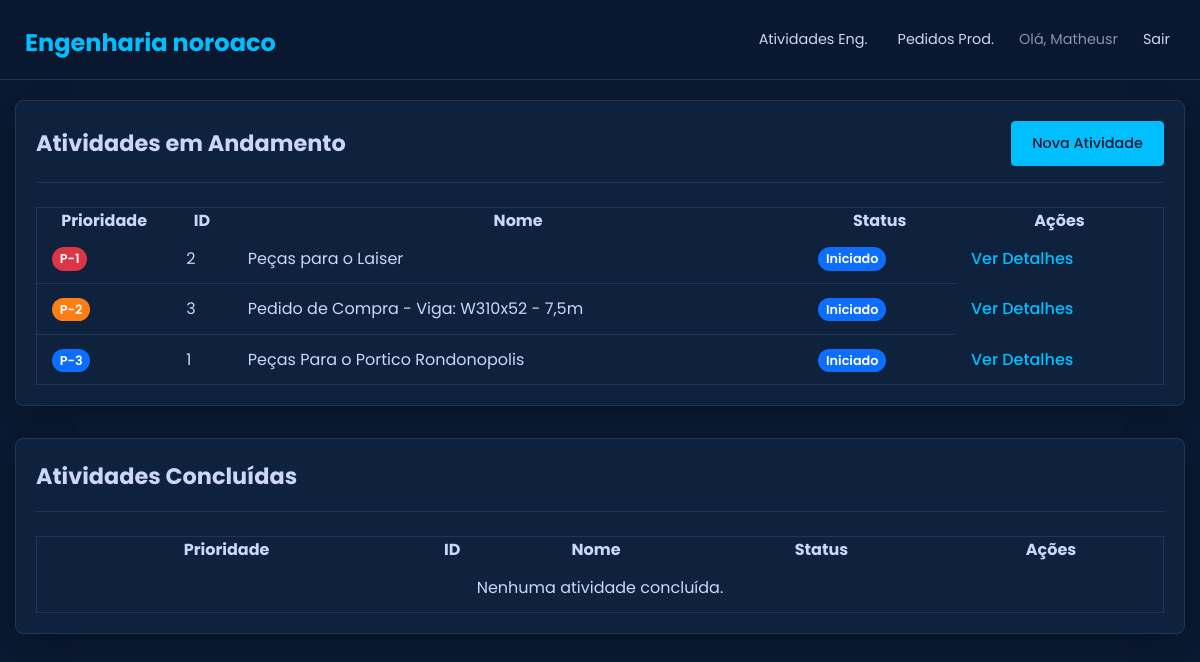
Screenshot of /atividades (signed in) with the database file from the repository.
### app.py (models this page shows)
class User(db.Model, UserMixin):
    __tablename__ = 'user'
    id = db.Column(db.Integer, primary_key=True)
    login = db.Column(db.String(80), unique=True, nullable=False)
    nome = db.Column(db.String(150), nullable=False)
    senha_hash = db.Column(db.String(200), nullable=False)
    is_admin = db.Column(db.Boolean, default=False, nullable=False)

class Atividade(db.Model):
    __tablename__ = 'atividade'
    id = db.Column(db.Integer, primary_key=True)
    nome_atividade = db.Column(db.String(200), nullable=False)
    prioridade = db.Column(db.String(10), nullable=False, default='P-3')
    imagem_anexo = db.Column(db.String(100), nullable=True)
    observacoes = db.Column(db.Text, nullable=True)
    data_criacao = db.Column(db.DateTime, nullable=False, default=datetime.utcnow)
    centro_de_custo = db.Column(db.String(100), nullable=False)
    status = db.Column(db.String(50), nullable=False, default='Iniciado')
    responsavel_atual = db.Column(db.String(150), nullable=False)
    pedido = db.Column(db.String(100), nullable=True)
    local_de_entrega = db.Column(db.String(200), nullable=True)
    solicitante = db.Column(db.String(150), nullable=True)
    obra_destino = db.Column(db.String(200), nullable=True)
    historico = db.relationship('HistoricoModificacao', backref='atividade', lazy=True, cascade="all, delete-orphan", order_by='desc(HistoricoModificacao.data_modificacao)')

### app.py (the view)
@app.route('/atividades')
@login_required
def todas_atividades():
    atividades_em_andamento = Atividade.query.filter(Atividade.status != 'Concluído').order_by(Atividade.prioridade, Atividade.data_criacao.desc()).all()
    atividades_concluidas = Atividade.query.filter(Atividade.status == 'Concluído').order_by(Atividade.data_criacao.desc()).all()
    return render_template('atividades.html', atividades_em_andamento=atividades_em_andamento, atividades_concluidas=atividades_concluidas)

### app.py (called while the page is built)
@login_manager.user_loader
def load_user(user_id):
    return User.query.get(int(user_id))

@app.context_processor
def inject_year():
    return {'current_year': datetime.utcnow().year}

### templates/atividades.html (shortened to what this page needs)
{% extends "base.html" %}
{% block content %}
<div class="card">
    <div class="card-header">
        <h2>Atividades em Andamento</h2>
        <a href="{{ url_for('nova_atividade') }}" class="btn btn-primary">Nova Atividade</a>
    </div>
    <table>
        <thead>
            <tr>
                <th>Prioridade</th>
                <th>ID</th>
                <th>Nome</th>
                <th>Status</th>
                <th>Ações</th>
            </tr>
        </thead>
        <tbody>
            {% for atividade in atividades_em_andamento %}
            <tr>
                <td data-label="Prioridade"><span class="priority-badge priority-{{ atividade.prioridade.lower() }}">{{ atividade.prioridade }}</span></td>
                <td data-label="ID">{{ atividade.id }}</td>
                <td data-label="Nome">{{ atividade.nome_atividade }}</td>
                <td data-label="Status"><span class="status-badge status-{{ atividade.status.lower().replace(' ', '-').replace('ã', 'a').replace('ç', 'c') }}">{{ atividade.status }}</span></td>
                <td data-label="Ações"><a href="{{ url_for('detalhes_atividade', atividade_id=atividade.id) }}">Ver Detalhes</a></td>
            </tr>
            {% else %}
            <tr><td colspan="5" style="text-align: center;">Nenhuma atividade em andamento.</td></tr>
            {% endfor %}
        </tbody>
    </table>
</div>
<div class="card">
    <div class="card-header">
        <h2>Atividades Concluídas</h2>
    </div>
    <table>
        <thead>
            <tr>
                <th>Prioridade</th>
                <th>ID</th>
                <th>Nome</th>
                <th>Status</th>
                <th>Ações</th>
            </tr>
        </thead>
        <tbody>
            {% for atividade in atividades_concluidas %}
            <tr>
                <td data-label="Prioridade"><span class="priority-badge priority-{{ atividade.prioridade.lower() }}">{{ atividade.prioridade }}</span></td>
                <td data-label="ID">{{ atividade.id }}</td>
                <td data-label="Nome">{{ atividade.nome_atividade }}</td>
                <td data-label="Status"><span class="status-badge status-concluido">{{ atividade.status }}</span></td>
                <td data-label="Ações"><a href="{{ url_for('detalhes_atividade', atividade_id=atividade.id) }}">Ver Detalhes</a></td>
            </tr>
            {% else %}
            <tr><td colspan="5" style="text-align: center;">Nenhuma atividade concluída.</td></tr>
            {% endfor %}
        </tbody>
    </table>
</div>
{% endblock %}

### templates/base.html (shortened to what this page needs)
<!DOCTYPE html>
<html lang="pt-BR">
<head>
    <link rel="stylesheet" href="{{ url_for('static', filename='css/style.css') }}">
</head>
<body>
    <header>
        <h1><a href="{{ url_for('index') }}">Engenharia noroaco</a></h1>
        <nav class="nav-links" id="nav-links">
            {% if current_user.is_authenticated %}
                <a href="{{ url_for('todas_atividades') }}" class="nav-link">Atividades Eng.</a>
                <a href="{{ url_for('todos_pedidos') }}" class="nav-link">Pedidos Prod.</a>
                <span class="nav-user">Olá, {{ current_user.nome }}</span>
                <a href="{{ url_for('logout') }}" class="nav-link">Sair</a>
            {% endif %}
        </nav>
    </header>
    <main>
        {% block content %}{% endblock %}
    </main>
</body>
</html>

### static/css/style.css (style rules this page uses)
:root { --cor-primaria-fundo: #0a192f; --cor-secundaria-fundo: #172a45; --cor-texto-principal: #ccd6f6; --cor-texto-secundario: #8892b0; --cor-destaque: #00bfff; --cor-destaque-hover: #17d5ff; --cor-fundo-card: #0e223e; --cor-borda: #233554; --sombra: 0 10px 30px -15px rgba(2, 12, 27, 0.7); --fonte-principal: 'Poppins', sans-serif; }
* { margin: 0; padding: 0; box-sizing: border-box; }
body { font-family: var(--fonte-principal); background-color: var(--cor-primaria-fundo); color: var(--cor-texto-principal); font-size: 16px; line-height: 1.6; }
header { background-color: rgba(10, 25, 47, 0.85); backdrop-filter: blur(10px); padding: 0 25px; display: flex; justify-content: space-between; align-items: center; height: 80px; position: fixed; top: 0; width: 100%; z-index: 100; border-bottom: 1px solid var(--cor-borda); }
header h1 a { color: var(--cor-destaque); text-decoration: none; font-size: 1.5rem; font-weight: 700; }
.nav-links { display: none; align-items: center; gap: 20px; }
.nav-link { color: var(--cor-texto-principal); text-decoration: none; font-size: 0.9rem; padding: 5px; transition: color 0.3s ease; }
.nav-user { color: var(--cor-texto-secundario); font-size: 0.9rem; }
main { padding: 100px 15px 20px 15px; max-width: 1200px; margin: 0 auto; }
.card { background-color: var(--cor-fundo-card); border: 1px solid var(--cor-borda); border-radius: 8px; padding: 20px; margin-bottom: 2rem; box-shadow: var(--sombra); }
.card-header { display: flex; flex-direction: column; gap: 15px; margin-bottom: 1.5rem; padding-bottom: 1rem; border-bottom: 1px solid var(--cor-borda); }
.card-header h2 { margin: 0; color: var(--cor-texto-principal); font-size: 1.4rem; }
table { width: 100%; border-collapse: collapse; }
table thead { display: none; }
table tr { display: block; margin-bottom: 15px; border: 1px solid var(--cor-borda); border-radius: 4px; padding: 15px; }
table td { display: flex; justify-content: space-between; align-items: center; padding: 8px 0; border-bottom: 1px solid var(--cor-borda); text-align: right; }
table td:last-child { border-bottom: none; }
table td::before { content: attr(data-label); font-weight: 600; text-align: left; margin-right: 10px; color: var(--cor-texto-secundario); }
table td a { color: var(--cor-destaque); text-decoration: none; font-weight: 500; }
.btn { padding: 10px 20px; border: 1px solid var(--cor-destaque); border-radius: 4px; background-color: transparent; color: var(--cor-destaque); text-decoration: none; cursor: pointer; font-size: 0.9rem; font-weight: 500; transition: background-color 0.3s ease; }
.btn-primary { background-color: var(--cor-destaque); color: var(--cor-primaria-fundo); }
.status-badge, .priority-badge { padding: 0.25em 0.6em; font-size: 0.8rem; font-weight: 600; border-radius: 15px; }
.status-iniciado { background-color: #0d6efd; color: #fff; }
.priority-p-1 { background-color: #dc3545; color: #fff; }
.priority-p-2 { background-color: #fd7e14; color: #fff; }
.priority-p-3 { background-color: #0d6efd; color: #fff; }
@media (min-width: 768px) { .nav-links { display: flex; } }
@media (min-width: 768px) { .card-header { flex-direction: row; justify-content: space-between; align-items: center; } }
@media (min-width: 768px) { table { border: 1px solid var(--cor-borda); border-radius: 4px; padding: 0; } }
@media (min-width: 768px) { table thead { display: table-header-group; } }
@media (min-width: 768px) { table tr { display: table-row; border: none; padding: 0; } }
@media (min-width: 768px) { table td { display: table-cell; text-align: left; padding: 12px 15px; } }
@media (min-width: 768px) { table td::before { display: none; } }

### rows the page displays
User: nome "Matheusr"
Atividade: prioridade "P-1", id "2", nome_atividade "Peças para o Laiser", status "Iniciado"
Atividade: prioridade "P-2", id "3", nome_atividade "Pedido de Compra - Viga: W310x52 - 7,5m", status "Iniciado"
Atividade: prioridade "P-3", id "1", nome_atividade "Peças Para o Portico Rondonopolis", status "Iniciado"
